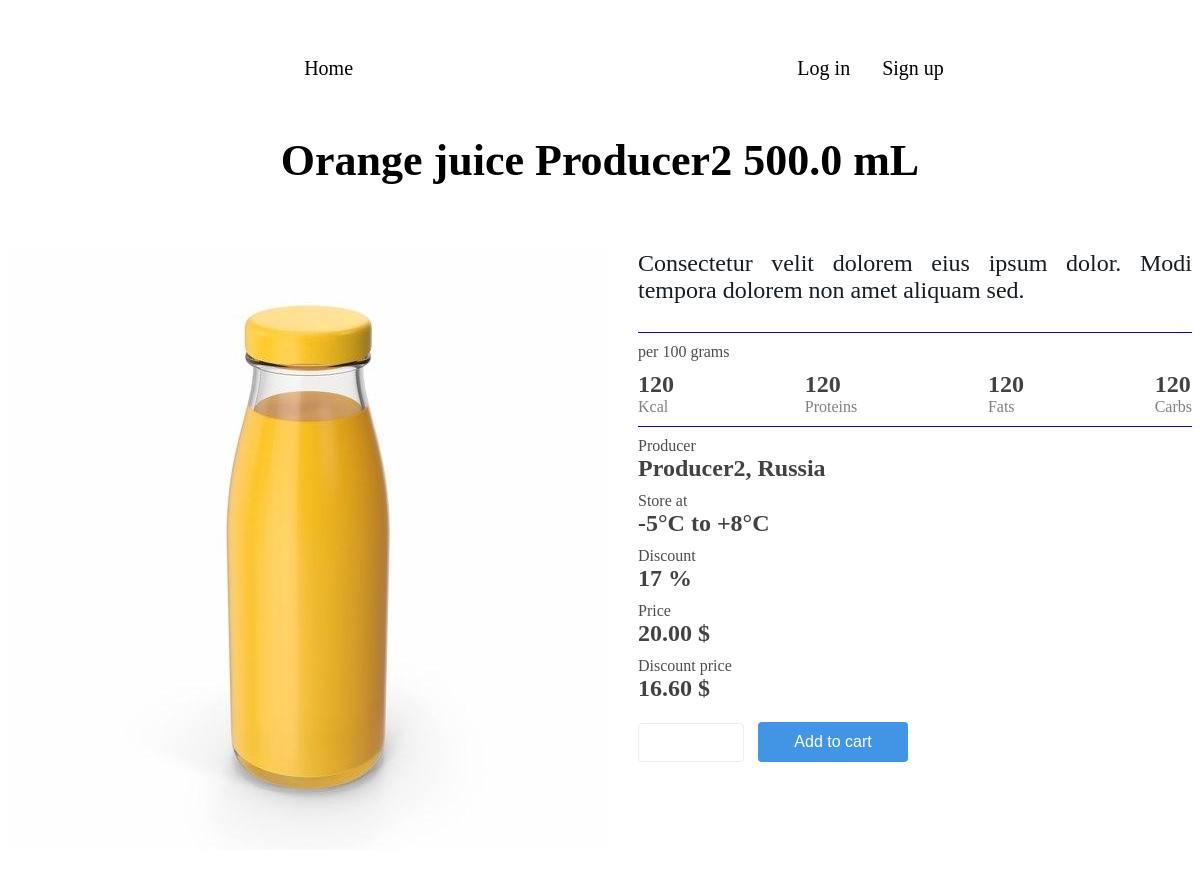
The page /products/orange-juice-producer2-5000-ml/ on the database its author committed.
### applications/store/models.py (models this page shows)
class Product(md.PhotoAbstractModel):
    class Meta:
        unique_together = ('name', 'weight', 'measure', 'producer')
    CHOICES = (
        ('Kg', 'Kg'),
        ('g', 'g'),
        ('L', 'L'),
        ('mL', 'mL'),
    )
    name = m.CharField(max_length=50)
    producer = m.ForeignKey('Producer', on_delete=m.PROTECT,
                            default=1)
    weight = m.DecimalField(default=1, max_digits=5, decimal_places=2,
                            validators=[MinValueValidator(limit_value=0.01)],
                            verbose_name='volume/weight')
    measure = m.CharField(max_length=5, choices=CHOICES, default='Kg')
    slug = m.SlugField(max_length=100, db_index=True)
    amount = m.PositiveSmallIntegerField(default=0)
    price = m.DecimalField(
        default=20, max_digits=5, decimal_places=2,
        validators=[MinValueValidator(limit_value=1)])
    photo = m.ImageField(upload_to=md.get_photo_path_for_product)
    is_available = m.BooleanField(default=True, auto_created=True,
                                  verbose_name='available')
    category = m.ForeignKey('Category', on_delete=m.PROTECT,
                            default=1)
    description = m.TextField(default=md.create_description)
    discount_size = m.PositiveSmallIntegerField(
        validators=[MaxValueValidator(limit_value=99)], default=10,
        verbose_name='discount')
    calories = m.PositiveSmallIntegerField(**md.params)
    proteins = m.PositiveSmallIntegerField(**md.params)
    fats = m.PositiveSmallIntegerField(**md.params)
    carbohydrates = m.PositiveSmallIntegerField(**md.params)
    min_temperature = m.SmallIntegerField(default=-5)
    max_temperature = m.SmallIntegerField(default=+8)
    def __str__(self):
        return f"{self.name} {self.producer.name} {float(self.weight)} " \
               f"{self.measure}"
    def get_absolute_url(self):
        return reverse('store:product', kwargs={'name': self.slug})
    def store_conditions(self) -> str:
        return '{} to {}'.format(
            self.__check_temperature_sign(self.min_temperature),
            self.__check_temperature_sign(self.max_temperature))
    def discount_price(self) -> d.Decimal:
        return (self.price * d.Decimal(str(1 - self.discount_size / 100))). \
            quantize(d.Decimal('1.00'), d.ROUND_HALF_UP)
    def as_cart_item(self):
        return json.dumps(
            {self.slug: {
                "Image": self.get_extra_small_photo(),
                "Product": str(self),
                "Price": str(self.price),
                "Discount price": str(self.discount_price())}})
    def energy_value(self) -> dict:
        return {
            "Kcal": self.calories,
            "Proteins": self.proteins,
            "Fats": self.fats,
            "Carbs": self.carbohydrates
        }
    def get_detail_info(self) -> dict:
        return {
            "Producer": f"{self.producer}, {self.producer.country}",
            "Store at": self.store_conditions(),
            "Discount": f"{self.discount_size} %",
            "Price": f"{self.price} $",
            "Discount price": f"{self.discount_price()} $"
        }
    @staticmethod
    def __check_temperature_sign(temp: int) -> str:
        str_temp = f"{temp}°C"
        return f'+{str_temp}' if temp > 0 else str_temp

class Producer(m.Model):
    name = m.CharField(unique=True, max_length=50)
    country = m.CharField(max_length=20)
    def __str__(self):
        return self.name

### applications/store/views.py (the view)
# urls.py: path('products/<slug:name>/', v.ProductDetail.as_view(), name='product')
class ProductDetail(MenuMixin, DetailView):
    model = Product
    template_name = 'store/product.html'
    context_object_name = 'product'
    slug_url_kwarg = 'name'
    def get_context_data(self, **kwargs):
        context = super().get_context_data(**kwargs)
        title = context['object']
        header_context = self.get_header_context(
            title=title, form=CartAddProductForm(), page_title=title)
        return context | header_context
    def get_queryset(self):
        return Product.objects.filter(
            slug=self.kwargs['name']).select_related('producer')

### applications/cart/forms.py
class CartAddProductForm(f.Form):
    quantity = f.IntegerField(min_value=1)
    product = f.JSONField()
    from_url = f.CharField()

### applications/store/services/models.py (called while the page is built)
    def get_extra_small_photo(self) -> str:
        size = '_extra_small.'
        return self.__get_photo(size)

    def get_middle_sized_photo(self) -> str:
        size = '_middle.'
        return self.__get_photo(size)

    def __get_photo(self, size: str) -> str:
        result = self.__get_photo_name_and_path()
        if self.__replace_dot_in_str(result.photo, size) in \
                os.listdir(result.path):
            return self.__replace_dot_in_str(self.photo.url, size)
        else:
            return self.__create_photo(size)

    def __get_photo_name_and_path(self) -> PhotoPath:
        photo_name = os.path.basename(self.photo.name)
        path = self.photo.path.rstrip(photo_name)
        return PhotoPath(photo=photo_name, path=path)

    @staticmethod
    def __replace_dot_in_str(str_: str, size: str) -> str:
        return str_.replace('.', size)

### grocerystore/views.py (called while the page is built)
    def get_header_context(self, title: str, **kwargs) -> dict:
        context = kwargs
        context['title'] = title
        context['menu'] = config.BASE_MENU
        if self.request.user.is_authenticated:
            context['right_section'] = config.LOGOUT_MENU
        else:
            context['right_section'] = config.LOGIN_MENU
        return context

### applications/store/templates/store/product.html (shortened to what this page needs)
{% extends 'base.html' %}
{% load static %}
{% block extra_style %}
<link type="text/css"
      href="{% static 'store/css/product_detail.css' %}" rel="stylesheet">
<link type="text/css"
      href="{% static 'static/css/button.css' %}" rel="stylesheet">
{% endblock extra_style %}
{% block content %}
<div class="card-details">
    <div class="card-details__inner">
        <div class="card-details__top-section">
            <div class="card-details__left-section-block-wrapper">
                <img src="{{product.get_middle_sized_photo}}">
            </div>
            <div class="card-details__right-section-block-wrapper">
                {% if product.description %}
                <div class="card-details__top-section-top-row">
                    <div class="card-description">
                        {{ product.description }}
                    </div>
                </div>
                {% endif %}
                <div class='energy-value'>
                    <div class="card_detail_title">per 100 grams</div>
                    <div class='energy-value__wrapper-info'>
                        {% for key, value in product.energy_value.items %}
                        <div>
                                <span class='card_detail_value'>
                                    {{ value }}
                                </span><br/>
                            <span class="card_detail_help_info">{{ key }}
                                </span>
                        </div>
                        {% endfor %}
                    </div>
                </div>
                {% for key, value in product.get_detail_info.items %}
                <div class='card_detail_info'>
                    <div class="card_detail_title">
                        {{ key }}
                    </div>
                    <div class='card_detail_value'>
                        {{ value }}
                    </div>
                </div>
                {% endfor %}
                <form class="form_add" action="{% url 'cart_add' %}"
                      method="post">
                    {% for field in form %}
                    {% with nam=field.name %}
                    {% if nam == 'product' %}
                    <input type="hidden"
                           name={{nam}}
                           value="{{product.as_cart_item}}">
                    {% elif nam == 'from_url' %}
                    <input type="hidden"
                           name={{nam}}
                           value="{{product.get_absolute_url}}">
                    {% else %}
                    <input class="input_number" type="number"
                           name="quantity" min="1"
                           required id="id_quantity">
                    {% endif %}
                    {% endwith %}
                    {% endfor %}
                    <input class="btn input_submit" type="submit"
                           value="Add to cart">
                </form>
            </div>
        </div>
    </div>
</div>
{% endblock content %}

### grocerystore/templates/base.html (shortened to what this page needs)
{% load static %}
<!DOCTYPE html>
<html lang="en">
<head>
    <link type="text/css"
          href="{% static '/static/css/header.css' %}" rel="stylesheet">
    <link type="text/css"
          href="{% static '/static/css/page.css' %}" rel="stylesheet">
    {% block extra_style %}
    {% endblock extra_style %}
</head>
<body>
<div class="header__content">
    {% with class_name='header__left-section' %}
    {% include 'blocks/header.html' %}
    {% endwith %}
    {% with menu=right_section %}
    {% with class_name='header__right-section' %}
    {% include 'blocks/header.html' %}
    {% endwith %}
    {% endwith %}
</div>
<div class="page">
    <div class="page__main-content-wrapper">
        <div class="page__main-content">
            <h2 class="page__title">{{ page_title }}</h2>
            {% block content %}
            {% endblock content%}
        </div>
    </div>
</div>
</body>
</html>

### grocerystore/static/css/header.css (style rules this page uses)
.header__content, .header__navigation-list, .header__right-section { display: flex; align-items: center; }
.header__content { max-width: 1440px; justify-content: space-around; padding: 30px 0 0 0; margin-right: auto; margin-left: auto; height: 60px; }

### grocerystore/static/css/page.css (style rules this page uses)
.page, .page__main-content-wrapper, .page__title, .card__title { display: flex; align-items: center; flex-direction: column; }
.page__main-content-wrapper { max-width: 1440px; }
.page__main-content { margin-bottom: 100px; margin-left: auto; margin-right: auto; }
.page__title { font-size: 44px; margin-bottom: 64px; }

### applications/store/static/store/css/product_detail.css (style rules this page uses)
.card-details, .card-details__top-section, .card-details__top-section-top-row, .energy-value, .energy-value__wrapper-info, .card_detail_info { display:flex; }
.card-details { justify-content: space-around; }
.card-details__inner { max-width: 1440px; width: 100%; }
.card-details__top-section { justify-content: space-evenly; margin-bottom: 40px; }
.card-details__right-section-block-wrapper, .card-details__left-section-block-wrapper { max-width: 605px; }
.card-details__left-section-block-wrapper { margin-right: 30px; }
.card-details__top-section-top-row { margin-bottom: 16px; }
.card-description { font-size: 24px; color: #161c24; margin-bottom: 12px; text-align: justify; }
.energy-value { flex-direction: column; border-top: 1px solid blue; border-bottom: 1px solid blue; padding: 10px 0; }
.energy-value__wrapper-info { justify-content: space-between; margin-top: 10px; }
.card_detail_info { flex-direction: column; padding: 10px 0 0 0; }
.card_detail_title { color:#4d4d4f; }
.card_detail_value { font-weight: bold; font-size: 24px; color: rgb(66, 66, 66); }
.card_detail_help_info { color:gray; }
.form_add { margin-top:20px }
.input_number, .input_submit { border-radius:4px; }
.input_number { height: 35px; width:100px; border: 1px solid #ebecec; text-align:center; }
.input_submit { background-color: #4295e4; margin-left: 10px; }

### grocerystore/static/css/button.css (style rules this page uses)
.btn { width: 150px; height: 40px; font-size: 16px; color: #fff; cursor: pointer; border: none; }

### rows shown on the page
Product: name+producer+weight "Orange juice Producer2 500.0 mL", description "Consectetur velit dolorem eius ipsum dolor. Modi tempora dolorem non amet aliquam sed."

### other values the page prints
{{ m.title }} "Home" "Log in" "Sign up"
{{ value }} "120" "120" "120" "120"
{{ key }} "Kcal" "Proteins" "Fats" "Carbs"
{{ key }} "Producer" "Store at" "Discount" "Price" "Discount price"
{{ value }} "Producer2, Russia" "-5°C to +8°C" "17 %" "20.00 $" "16.60 $"
